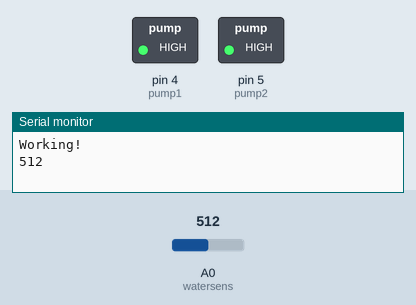
This sketch was run on a simulated Arduino Uno, built with avr-gcc and run on an emulated ATmega328P. On the bench: switched loads named in the sketch (green lamp = pin HIGH), the last lines printed to the serial monitor. The test bench sets the inputs (shaded band); at power-on: A0 (watersens) = 512.

Above: at 0.1 s.
At 0.6 s:
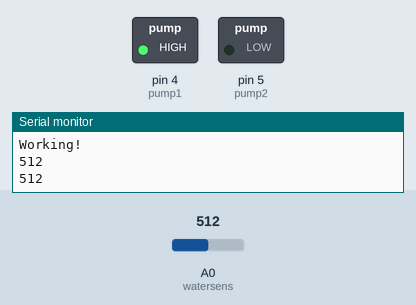
Timing chart, 0 to 2.1 s (numbered marks = the images above):
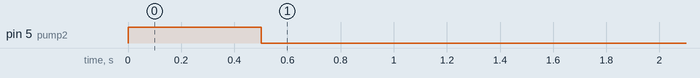

Measured:
- by itself, pin 5 (pump2): HIGH → LOW at 0.50 s

The sketch:

Smart_Water_Dispenser.ino
```cpp
int ir1 = 7;
int ir2 = 8;
int ir3 = 9;
int ir4 = 10;
int ir5 = 11;
int ir6 = 12;

int watersens = A0;
int sensvalue = 0;

int pump1 = 4;
int pump2 = 5;

int ir1state = 0;
int ir2state = 0;
int ir3state = 0;
int ir4state = 0;
int ir5state = 0;
int ir6state = 0;

void setup() {

Serial.begin(9600);

digitalWrite(pump2, HIGH);
digitalWrite(pump1, HIGH);
  Serial.println("Working!");


  pinMode(ir1 , INPUT_PULLUP);
  pinMode(ir2 , INPUT_PULLUP);
  pinMode(ir3 , INPUT_PULLUP);
  pinMode(ir4 , INPUT_PULLUP);
  pinMode(ir5 , INPUT_PULLUP);
  pinMode(ir6 , INPUT_PULLUP);

  pinMode(pump1 , OUTPUT);
  pinMode(pump2 , OUTPUT);

}

void loop() {


sensvalue = analogRead(watersens);

Serial.println(sensvalue);
delay(500);


 if (sensvalue >= 600){

    digitalWrite(pump2, HIGH);
  }

 if (sensvalue <= 550){

    digitalWrite(pump2, LOW);
  }


if (ir1state == LOW && ir2state == LOW && ir3state == HIGH && ir4state == HIGH && ir5state == HIGH && ir6state == HIGH  ) {


    digitalWrite(pump1, LOW);
    delay(4000);
    digitalWrite(pump1, HIGH);
    delay(5000);

  } else {

    digitalWrite(pump1, HIGH);

  }


if (ir1state == LOW && ir2state == LOW && ir3state == LOW && ir4state == HIGH && ir5state == HIGH && ir6state == HIGH  ) {

    digitalWrite(pump1, LOW);
    delay(6000);
    digitalWrite(pump1, HIGH);
    delay(5000);
  } else {

    digitalWrite(pump1, HIGH);

  }


if (ir1state == LOW && ir2state == LOW && ir3state == LOW && ir4state == LOW && ir5state == HIGH && ir6state == HIGH  ) {

    digitalWrite(pump1, LOW);
    delay(8000);
    digitalWrite(pump1, HIGH);
    delay(5000);
  } else {

    digitalWrite(pump1, HIGH);

  }


if (ir1state == LOW && ir2state == LOW && ir3state == LOW && ir4state == LOW && ir5state == LOW && ir6state == HIGH  ) {

    digitalWrite(pump1, LOW);
    delay(10000);
    digitalWrite(pump1, HIGH);
    delay(5000);
  } else {

    digitalWrite(pump1, HIGH);
  }


  }
```
